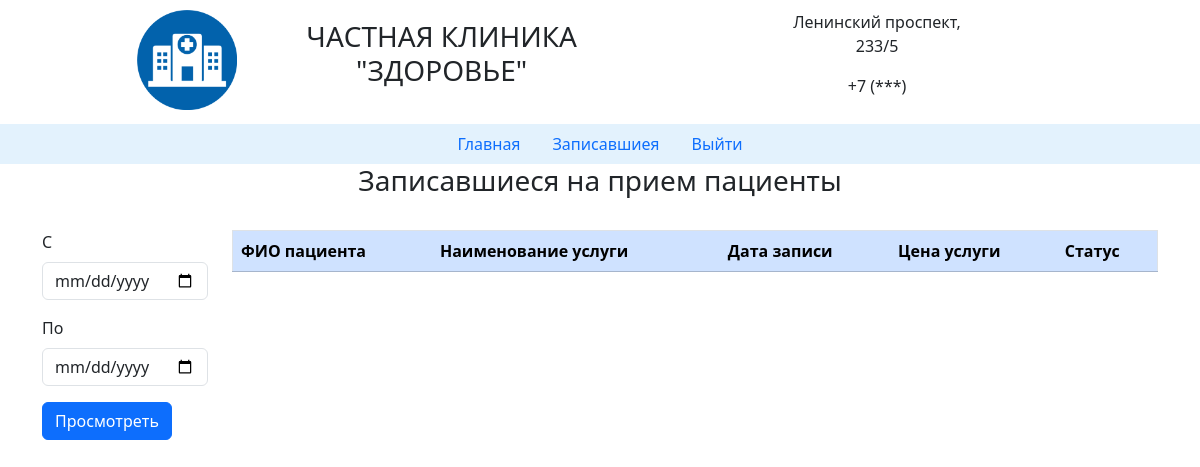
The app's page /kab_vrach.php, older data.
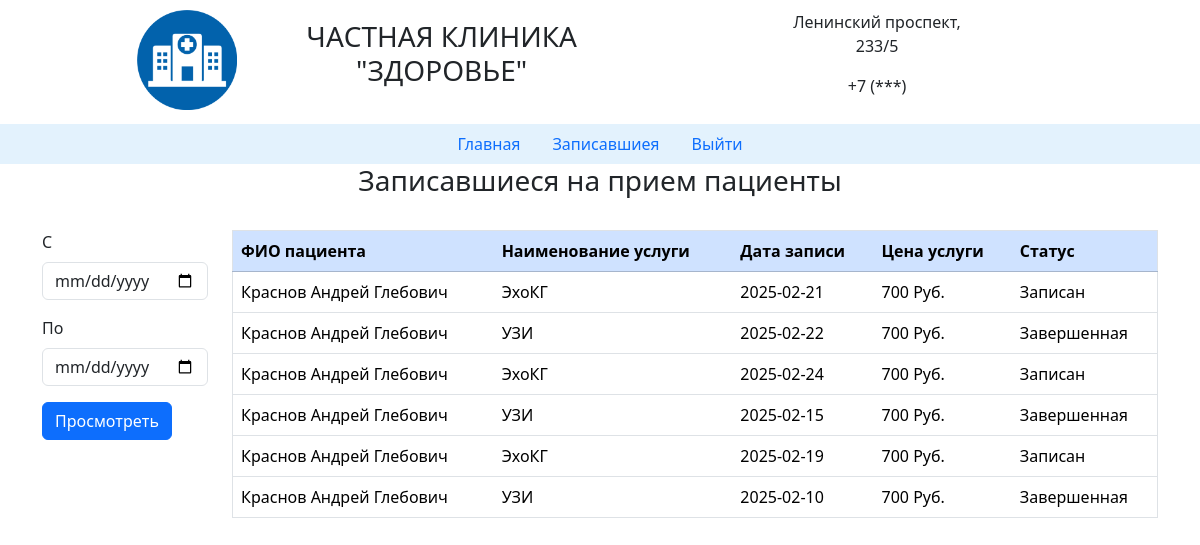
The same page, newer data.
### tables this page shows
CREATE TABLE `zapis` (
  `id_zapis` int(11) NOT NULL,
  `id_vrach` int(11) NOT NULL,
  `id_user` int(11) NOT NULL,
  `date_zapis` date NOT NULL,
  `time_zapis` time NOT NULL,
  `status` varchar(20) NOT NULL DEFAULT 'новый',
  `otziv` varchar(100) DEFAULT NULL,
  `otvet` varchar(100) DEFAULT NULL
);

CREATE TABLE `users` (
  `id_user` int(11) NOT NULL,
  `fio` varchar(50) NOT NULL,
  `email` varchar(30) NOT NULL,
  `login` varchar(30) NOT NULL,
  `password` varchar(30) NOT NULL,
  `id_role` int(11) NOT NULL DEFAULT '4'
);

CREATE TABLE `usluga` (
  `id_usluga` int(11) NOT NULL,
  `name_usl` varchar(50) NOT NULL,
  `price` decimal(10,0) NOT NULL,
  `img` varchar(20) NOT NULL
);

### kab_vrach.php (the view, shortened to what this page needs)
<?php
include 'temp/head.php';
include 'temp/database.php';
include 'temp/nav_vrach.php';
$d1 = $_GET['d1'] ?? '';
$d2 = $_GET['d2'] ?? '';
$inject_sql = '';
$sql = "SELECT * FROM zapis, vrach, users, usluga
WHERE zapis.id_vrach = vrach.id_vrach
AND zapis.id_user = users.id_user
AND vrach.id_usluga = usluga.id_usluga" . $inject_sql;
$result = $mysqli->query($sql);
$zapiss = $result->fetch_all(MYSQLI_ASSOC);
?>
<main>
    <div class="container">
        <div class="row">
        <div class="col-lg-12">
            <h3 style="text-align: center">Записавшиеся на прием пациенты</h3><br>
        </div>
            <div class="col-lg-2">
            <form class="form-inline" action="" method="GET">
                <div class="mb-3">
                    <label for="d1" class="form-label">C</label>
                    <input type="date" class="form-control" name="d1" <?= $d1 ?>>
                </div>
                <div class="mb-3">
                    <label for="d2" class="form-label">По</label>
                    <input type="date" class="form-control" name="d2" <?= $d2 ?>>
                </div>
                <div class="mb-3">
                    <button type="submit" class="btn btn-primary">Просмотреть</button>
                </div>
            </form>
        </div>
            <div class="col-lg-10">
                <table border="1" class="table">
                    <tr class="table-primary">
                        <th>ФИО пациента</th>
                        <th>Наименование услуги</th>
                        <th>Дата записи</th>
                        <th>Цена услуги</th>
                        <th colspan="2">Статус</th>
                    </tr>
                    <?php foreach ($zapiss as $zapis) { ?>
                        <tr>
                        <td><?= $zapis['fio']?></td>
                        <td><?= $zapis['name_usl']?></td>
                        <td><?= $zapis['date_zapis']?></td>
                        <td><?= $zapis['price']?> Руб.</td>
                        <td><?= $zapis['status']?></td>
 <?php }?>
                </table>
            </div>
        </div>
    </div>
</main>

### temp/head.php (shortened to what this page needs)
<!DOCTYPE html>
<html lang="ru">
<head>
    <link href= "css/bootstrap.min.css" rel="stylesheet" type="text/css">
</head>
<body>
    <div class="container">
        <div class="row"style="margin-top:10px;margin-bottom:10px;">
            <div class="col-1"></div>
            <div class="col-10">
                <div class="row">
                <div class="col-2">
                    <img src="img/hospital.png" alt="" style="height:100px;">
                </div>
                <div class="col-4">
                    <div class="text-center"style="padding-top:10px;"><h3>ЧАСТНАЯ КЛИНИКА<BR>"ЗДОРОВЬЕ"</BR></h3></div>
                </div>
            <div class="col-2"></div>
            <div class="col-3">
                <div class="text-center">
                    <p>Ленинский проспект, 233/5</p>
                    <p>+7 (***)</p>
                </div></div>
            </div>
            </div>
            <div class="col-1"></div>
        </div>
    </div>

### temp/nav_vrach.php
<body>
    <header>
<nav class="" style="background-color: #e3f2fd;">
<ul class="nav justify-content-center">
  <li class="nav-item">
    <a class="nav-link" aria-current="page" href="index.php">Главная</a>
  </li>
  <li class="nav-item">
    <a class="nav-link" href="kab_vrach.php">Записавшиея</a>
  </li>
  <li class="nav-item">
    <a class="nav-link" href="logout.php">Выйти</a>
  </li>
</ul>
</nav>
</header>

Row changes from the older to the newer data that the page shows:
added zapis: id_user.fio "Краснов Андрей Глебович", usluga.name_usl "ЭхоКГ", date_zapis "2025-02-21", usluga.price "700", status "Записан"
added zapis: id_user.fio "Краснов Андрей Глебович", usluga.name_usl "УЗИ", date_zapis "2025-02-22", usluga.price "700", status "Завершенная"
added zapis: id_user.fio "Краснов Андрей Глебович", usluga.name_usl "ЭхоКГ", date_zapis "2025-02-24", usluga.price "700", status "Записан"
added zapis: id_user.fio "Краснов Андрей Глебович", usluga.name_usl "УЗИ", date_zapis "2025-02-15", usluga.price "700", status "Завершенная"
added zapis: id_user.fio "Краснов Андрей Глебович", usluga.name_usl "ЭхоКГ", date_zapis "2025-02-19", usluga.price "700", status "Записан"
added zapis: id_user.fio "Краснов Андрей Глебович", usluga.name_usl "УЗИ", date_zapis "2025-02-10", usluga.price "700", status "Завершенная"
